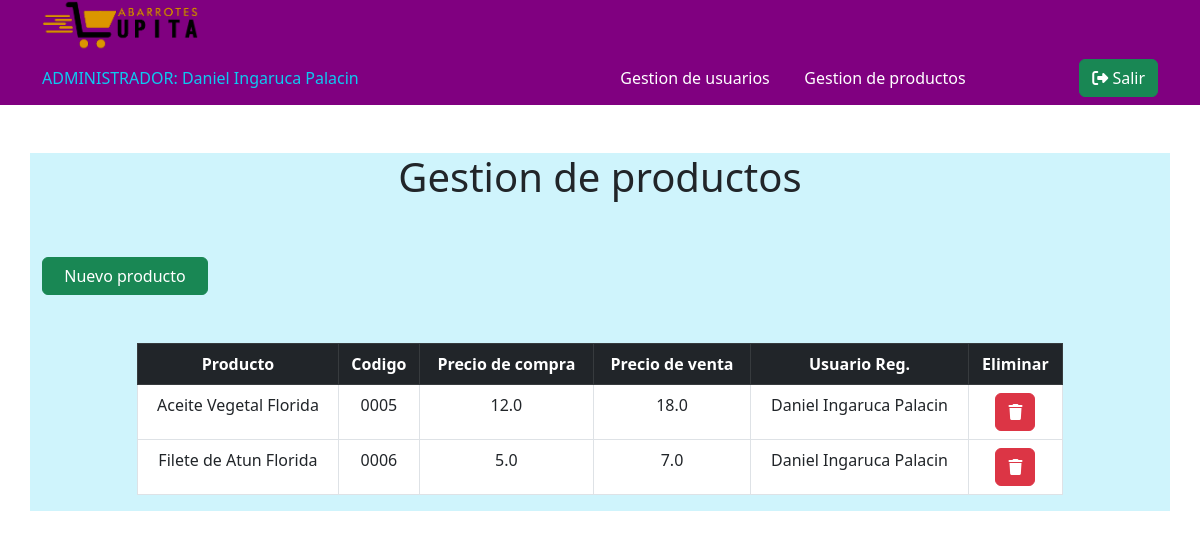
The app's page /verProducto/5 (signed in) with its own data.
### gestion_tienda/models.py (models this page shows)
class bl_user(models.Model):
    usuario=models.OneToOneField(User, on_delete=models.CASCADE)
    rolUsuario=models.CharField(max_length=15,default='VENDEDOR')
    nroCelular=models.CharField(max_length=15, default='')
    fechaIngreso=models.DateField(default=date.today)

class bl_producto(models.Model):
    usuarioProducto = models.ForeignKey(User, on_delete=models.CASCADE)
    nombProducto = models.CharField(max_length=32,default='')
    codProducto = models.CharField(max_length=32,default='')
    precioCompra = models.FloatField(max_length=10, default='')
    precioVenta = models.FloatField(max_length=10, default='')

### gestion_tienda/views.py (the view)
# urls.py: path('verProducto/<str:ind>',views.verProducto,name='verProducto'),
@login_required(login_url='http://127.0.0.1:8000')
def verProducto(request,ind):
    usuarioInformacion=User.objects.get(id=ind)
    productosUser=bl_producto.objects.filter(usuarioProducto=usuarioInformacion).order_by('id')
    return render(request,'gestionProducto.html',{
        'usuarioInfo': usuarioInformacion,
        'productosUser': productosUser
    })

### gestion_tienda/templates/gestionProducto.html (shortened to what this page needs)
<!DOCTYPE html>
<html lang="es">
  <head>
    <link href="https://cdn.jsdelivr.net/npm/bootstrap@5.3.0-alpha3/dist/css/bootstrap.min.css" rel="stylesheet">
    <link rel="stylesheet" href="https://cdnjs.cloudflare.com/ajax/libs/font-awesome/6.4.0/css/all.min.css" />
  </head>
  <body>
    <header style="background: purple;">
      <div class="container-fluid container-md">
        <div class="row align-items-center text-center text-sm-start">
          <div class="col-12 col-sm-6 col-md-3">
            <img src="../static/logo.png" alt="Logo de Bodega Lupita" style="width:60%">
          </div>
        </div>
        <div class="row align-items-center text-center text-white ">
          <div class="col-12 col-sm-5 text-sm-start text-info">{{ user.bl_user.rolUsuario }}: {{ user.first_name }} {{ user.last_name }} </div>
          {% if user.bl_user.rolUsuario == 'ADMINISTRADOR' %}
          <div class="col-12 col-sm-2"><a class="text-decoration-none text-white" href="{% url 'gestion_tienda:gestionUsuario' %}">Gestion de usuarios</a></div>
          {% else %}
          <div class="col-12 col-sm-2"></div>
          {% endif %}
          <div class="col-12 col-sm-2"><a class="text-decoration-none text-white" href="{% url 'gestion_tienda:verProducto' user.id %}">Gestion de productos</a></div>
          <div class="col-12 col-sm-2 mt-2 mb-2 text-sm-end"><a class="btn btn-success" href="{% url 'gestion_tienda:cerrarSesion' %}"><i class="fa-solid fa-right-from-bracket"></i> Salir</a></div>
        </div>
      </div>
    </header>
  </body>
  <main class="container bg-info-subtle mt-5">
    <div class="row">
      <div class="col text-center">
        <h1>Gestion de productos</h1>
      </div>
    </div>
    <div class="row mt-5">
      <div class="col-12 col-sm-4 col-md-3 col-lg-2">
        <a class="btn btn-success w-100" data-bs-toggle="modal" data-bs-target="#vent_nuevoProducto" href="#">Nuevo producto</a>
      </div>
    </div>
    <div class="row justify-content-center">
      <div class="col-10 mt-5 table-responsive-md">
          <table class="table table-bordered text-center">
            <thead class="table-dark">
              <th>Producto</th>
              <th>Codigo</th>
              <th>Precio de compra</th>
              <th>Precio de venta</th>
              <th>Usuario Reg.</th>
              <th>Eliminar</th>
            </thead>
            <tbody>
              {% for productos in productosUser %}
              <tr>
                <td>{{ productos.nombProducto }}</td>
                <td>{{ productos.codProducto }}</td>
                <td>{{ productos.precioCompra }}</td>
                <td>{{ productos.precioVenta }}</td>
                <td>{{ productos.usuarioProducto.first_name }} {{ productos.usuarioProducto.last_name }}</td>
                <td><a class="btn btn-danger" href="{% url 'gestion_tienda:eliminarProducto' productos.id user.id %}"><i class="fa-solid fa-trash"></i></a></td>
              </tr>
              {% endfor %}
            </tbody>
          </table>
      </div>
    </div>
  </main>
</html>

### records on screen
bl_producto: nombProducto "Aceite Vegetal Florida", codProducto "0005", precioCompra "12.0", precioVenta "18.0", usuarioProducto.first_name "Daniel", usuarioProducto.last_name "Ingaruca Palacin"
bl_producto: nombProducto "Filete de Atun Florida", codProducto "0006", precioCompra "5.0", precioVenta "7.0", usuarioProducto.first_name "Daniel", usuarioProducto.last_name "Ingaruca Palacin"

### other values on screen
{{ user.bl_user.rolUsuario }} "ADMINISTRADOR"
{{ user.first_name }} "Daniel"
{{ user.last_name }} "Ingaruca Palacin"
